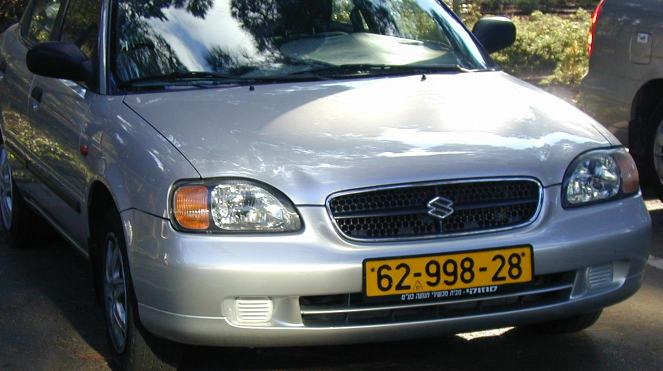
%> input picture images/im26.JPG, 1325 x 742 px (shown at 1/2 size)
$ octave --eval "result = Plate_segmentation('images/im26.JPG');"   (GNU Octave 9; MATLAB toolbox functions it lacks are replaced by stand-ins)
%> lines starting %> are read from the running program, lines starting %| are printed output that depends on the picture; in (x1, y1, x2, y2) boxes, pixels count from 0 and x2, y2 are one past the last pixel; in counts of white or black regions, pixels touching at a corner belong together; the program's own positions count from 1
### AdaptiveThresholding.m
function [image_out] = AdaptiveThresholding( image,ADAPTIVE_THRESHOLD_WINDOW_SIZE,Const )

%global ADAPTIVE_THRESHOLD_WINDOW_SIZE;

%%% above image is gray scale image %%%%
    if(size(image,3)>1)
        image = rgb2gray(image);
    end

    mean_image = double(imfilter(image,fspecial('average',ADAPTIVE_THRESHOLD_WINDOW_SIZE),'replicate')) - Const;
    image_new = double(image) - mean_image;
    image_out = im2bw(image_new,0);
%     subplot(1,2,1),imshow(image);
%     subplot(1,2,2),imshow(image_out);


end

### CCA.m
function [ thisBlob ] = CCA( binIm )

thL = 20;
%thH = 500;
width_ht_ratio = 1.35;
Height_threshold = 50/4;
size_image = size(binIm);


%doing CCA (connected component analysis)
cc = bwconncomp(imcomplement(binIm));       %Connected components

subplot(2,1,1), imshow(binIm);


% [42 lines of commented-out code are left out]


%%%%%%%%%%%%%%%%%%%%%%%%%%%%%%%%%%%% COde Starts %%%%%%%%%%%%%%%%%%%%%%%%%
%%% cc connected component %%%%%%
subplot(2,1,2)
numPixels = cellfun(@numel,cc.PixelIdxList);
labeled = labelmatrix(cc);  %The labeled matrix
totalBlobs = max(max(labeled));

count = 0;
for i=1:totalBlobs
    if(numPixels(i)>thL)
        count = count +1;
        index(count) = i;
    end
end

c = 1;
for i =index
    thisBlob = labeled==i;
    disp('size');
    size(thisBlob)

    stats = regionprops(thisBlob,'BoundingBox');
    stats
    value = stats(1).BoundingBox
    ratio = value(3)/value(4)
    if(ratio < width_ht_ratio && value(4)>Height_threshold)

        %drawboundingbox(thisBlob);
       imshow( thisBlob, [] );


% [16 lines of commented-out code are left out]
            input('sdfasdf');
          r1 = max(round(value(2))-1,1);
          c1 = max(round(value(1))-1,1);
          c2 = min(round(value(1)+value(3)),size_image(2));
          r2 = min(round(value(2)+value(4)),size_image(1));
          image_char = thisBlob(r1:r2,c1:c2);

          imwrite(image_char,strcat('segmented_char/plate/',int2str(c),'.jpg'));
          c = c+1;
    end

    input('next image');
end
%%%%%%%%%%%%%%%%%%%%%%%%%%%%%%%%%%%%%%%%%%%%%%%%%%%%%%%%%%%%%%%%%%
end

### Plate_segmentation.m
function [ thresh_image ] = Plate_segmentation(imageName)
%> called with imageName = 'images/im26.JPG'

   %%%% image -- detected plate image %%%%

   close all;
   %%% Step 1)  Adaptive Thresholding -- binary image %%%%%%

   image = imread(imageName);
%> image is the input picture: size 742x1325x3 uint8; mean R, G, B 92.8, 98.6, 100.5
    size_image = size(image);
%> size_image = [742 1325 3]
       a  = 50/size_image(1);
%> a = 0.0674
    image = imresize(image,a);
%> image: size 50x90x3 uint8


   thresh_image = AdaptiveThresholding(image,10,7); %%% return thresholded (adaptive) image %%%
%> in AdaptiveThresholding, `image = rgb2gray(image);`:
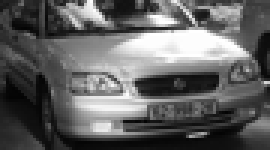
%> image: size 50x90 uint8 (shown 3 times larger); min 2, max 255, mean 97.1
%> in AdaptiveThresholding, `mean_image = double(imfilter(image,fspecial('average',ADAPTIVE_THRESHO..`:
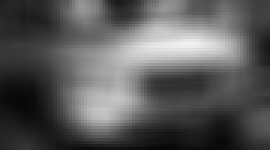
%> mean_image: size 50x90 double (shown 3 times larger); min 7, max 242, mean 89.4
%> in AdaptiveThresholding, `image_new = double(image) - mean_image;`:
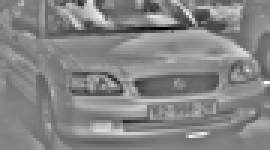
%> image_new: size 50x90 double (shown 3 times larger); min -160, max 161, mean 7.6; drawn with min black and max white
%> in AdaptiveThresholding, `image_out = im2bw(image_new,0);`:
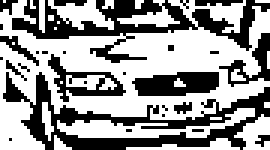
%> image_out: size 50x90 logical (shown 3 times larger); 59.5% white; 28 black regions (21 under 20 px), largest, box (x1, y1, x2, y2) and area: (1, 24, 90, 50) 674, (4, 0, 90, 21) 572, (44, 24, 73, 32) 180
                                                    %%% it is a binary image %%%%%%


   thresh_image = CCA(thresh_image);
%> in CCA, `cc = bwconncomp(imcomplement(binIm));`: cc = 28 connected components
%> in CCA, `numPixels = cellfun(@numel,cc.PixelIdxList);`: numPixels = 28 values, max 674 at index 5, min 1 at index 4, mean 65.14
%> in CCA, `labeled = labelmatrix(cc);`:
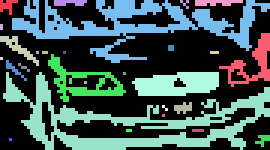
%> labeled: size 50x90 uint8 (shown 3 times larger); 29 distinct labels, from 0 to 28; one colour per label, 0 black
%> in CCA, `totalBlobs = max(max(labeled));`: totalBlobs = 28
%> the loop in CCA, `for i=1:totalBlobs` made 28 passes
%> after the loop in CCA, `for i=1:totalBlobs`: index = [3 5 8 12 18 25 27]
%> the run ends on the next line
   size(thresh_image)
   input('dsafa');
   %%%%%%%%%%%%%%%%%%%%%%%%%%%%%%%%%%%%%%%%%%%%%%%%%%%%%%%%
% [75 lines of commented-out code are left out]
end

$ run again, on images/im41.jpg
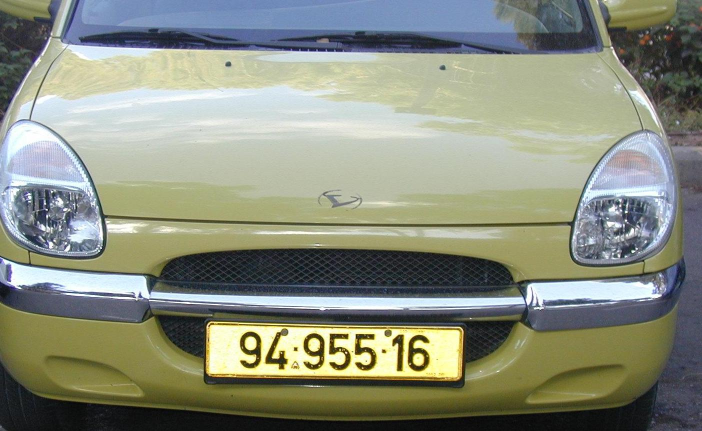
%> input picture images/im41.jpg, 1404 x 862 px (shown at 1/2 size)
%> in Plate_segmentation, image is the input picture: size 862x1404x3 uint8; mean R, G, B 137.1, 141.4, 125.5
%> in AdaptiveThresholding, `image_out = im2bw(image_new,0);`:
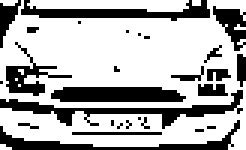
%> image_out: size 50x82 logical (shown 3 times larger); 69.2% white; 28 black regions (17 under 20 px), largest, box (x1, y1, x2, y2) and area: (0, 30, 81, 43) 249, (17, 29, 62, 34) 203, (7, 0, 70, 7) 192
%> cc = 28 connected components
%> numPixels = 28 values, max 249 at index 3, min 1 at index 2, mean 45.07
%> labeled: size 50x82 uint8; 29 distinct labels, from 0 to 28
%> totalBlobs = 28
%> the loop in CCA, `for i=1:totalBlobs` made 28 passes
%> after the loop in CCA, `for i=1:totalBlobs`: index = [1 3 4 5 7 9 10 23 25 27 28]

$ run again, on images/image10.jpg
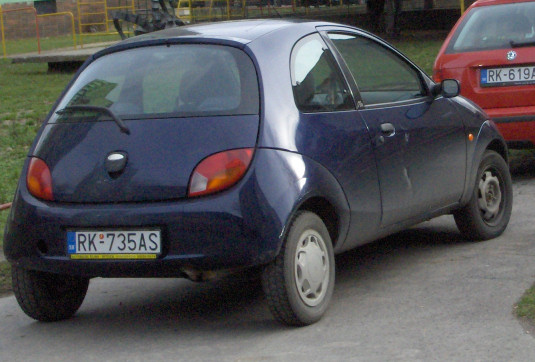
%> input picture images/image10.jpg, 535 x 362 px
%> in Plate_segmentation, image is the input picture: size 362x535x3 uint8; mean R, G, B 85.3, 85.3, 88.5
%> image_out: size 50x74 logical; 61.7% white; 19 black regions (16 under 20 px), largest, box (x1, y1, x2, y2) and area: (0, 0, 74, 47) 1165, (26, 0, 65, 6) 132, (63, 8, 74, 15) 33
%> cc = 19 connected components
%> numPixels = 19 values, max 1165 at index 2, min 1 at index 3, mean 74.63
%> labeled: size 50x74 uint8; 20 distinct labels, from 0 to 19
%> totalBlobs = 19
%> the loop in CCA, `for i=1:totalBlobs` made 19 passes
%> after the loop in CCA, `for i=1:totalBlobs`: index = [2 7 14]
%> the loop in CCA, `for i =index` made 3 passes; the answer given on pass 1: 3
%> (i, value, ratio) on passes 2 to 3: (7, [26.5 0.5 39 6], 6.5), (14, [63.5 8.5 11 7], 1.57)
%> (printed output is left out)
%> pass 3, in CCA, `thisBlob = labeled==i;`:
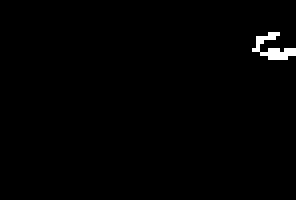
%> thisBlob: size 50x74 logical (shown 4 times larger); 0.89% white in thin lines or dots, all inside (x1, y1, x2, y2) = (63, 8, 74, 15)
%> after the loop in CCA, `for i =index`: c = 1
